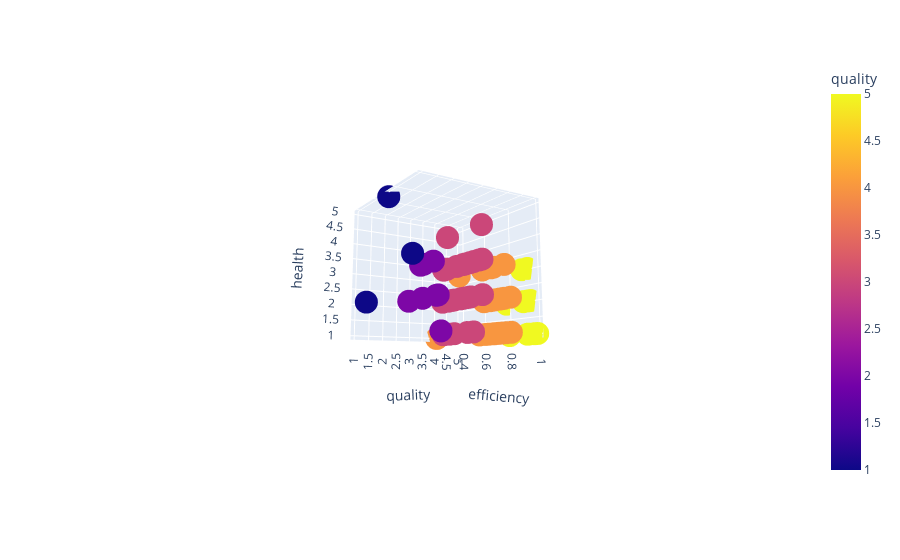

Notebook source saved alongside this figure:
### Code cell
import plotly.express as px
#election = px.data.election()
fig = px.scatter_3d(df_express, z="health", y="quality", x="efficiency",
                  color="quality",)
fig.show()

### Figure 1 — Plotly figure (JSON) as saved in the notebook; plotly's stock layout.template omitted (floating-point values rounded to 4 significant figures)
{"data": [{"hoverlabel": {"namelength": 0}, "hovertemplate": "efficiency=%{x}<br>quality=%{marker.color}<br>health=%{z}", "legendgroup": "", "marker": {"color": [4, 4, 4, 2, 4, 5, 3, 3, 4, 3, 4, 2, 4, 3, 3, 3, 4, 3, 3, 4, 3, 3, 4, 5, 5, 4, 3, 4, 2, 4, 4, 5, 4, 5, 4, 4, 4, 1, 3, 3, 4, 4, 4, 3, 4, 3, 4, 4, 5, 3, 4, 2, 4, 4, 5, 2, 5, 3, 5, 3, 3, 2, 4, 4, 4, 4, 4, 3, 3, 3, 4, 5, 5, 4, 4, 3, 5, 3, 3, 2, 2, 4, 4, 3, 3, 4, 1, 1, 4, 3, 3, 4, 4, 3, 5, 4, 3, 3, 3, 4], "coloraxis": "coloraxis", "symbol": "circle"}, "mode": "markers", "name": "", "scene": "scene", "showlegend": false, "type": "scatter3d", "x": [0.606, 0.8889, 0.9573, 0.8929, 1, 0.8081, 0.7273, 0.7861, 0.9218, 0.8889, 0.8421, 0.7436, 0.9565, 0.7322, 0.7387, 0.8462, 0.896, 1, 1, 0.8644, 0.9397, 0.786, 0.3919, 0.938, 0.9791, 0.7718, 0.7027, 0.875, 0.7692, 1, 1, 0.9899, 0.8692, 0.9143, 0.938, 0.9688, 0.8099, 0.9412, 0.8358, 0.8571, 0.8824, 0.8783, 1, 0.9032, 0.9082, 0.9109, 0.8889, 1, 0.7899, 0.9333, 0.9298, 0.6364, 1, 0.8571, 0.9055, 0.9148, 1, 0.6897, 0.9412, 0.875, 1, 0.8793, 0.8889, 0.813, 0.8205, 0.9289, 0.8889, 0.6986, 0.8889, 0.98, 0.8615, 0.9107, 0.9444, 0.9615, 1, 1, 0.9597, 0.8087, 0.9151, 0.8529, 0.7629, 0.9159, 0.8, 0.8362, 0.748, 0.875, 0.5, 0.7143, 0.9451, 0.6942, 0.7696, 1, 1, 1, 0.9339, 0.875, 1, 1, 0.86, 0.9008], "y": [4, 4, 4, 2, 4, 5, 3, 3, 4, 3, 4, 2, 4, 3, 3, 3, 4, 3, 3, 4, 3, 3, 4, 5, 5, 4, 3, 4, 2, 4, 4, 5, 4, 5, 4, 4, 4, 1, 3, 3, 4, 4, 4, 3, 4, 3, 4, 4, 5, 3, 4, 2, 4, 4, 5, 2, 5, 3, 5, 3, 3, 2, 4, 4, 4, 4, 4, 3, 3, 3, 4, 5, 5, 4, 4, 3, 5, 3, 3, 2, 2, 4, 4, 3, 3, 4, 1, 1, 4, 3, 3, 4, 4, 3, 5, 4, 3, 3, 3, 4], "z": [3, 2, 2, 2, 1, 1, 3, 1, 2, 2, 1, 3, 2, 4, 2, 2, 2, 3, 4, 3, 3, 2, 1, 1, 1, 1, 1, 3, 3, 1, 2, 1, 2, 2, 1, 1, 2, 3, 2, 2, 3, 1, 2, 2, 1, 3, 2, 2, 2, 1, 2, 2, 2, 2, 3, 1, 1, 2, 2, 3, 3, 2, 1, 1, 1, 2, 2, 3, 1, 3, 2, 2, 3, 3, 2, 4, 2, 3, 2, 3, 2, 1, 3, 2, 1, 3, 2, 5, 2, 1, 2, 1, 2, 2, 1, 3, 3, 2, 3, 1]}], "layout": {"autosize": true, "coloraxis": {"colorbar": {"title": {"text": "quality"}}, "colorscale": [[0, "#0d0887"], [0.1111, "#46039f"], [0.2222, "#7201a8"], [0.3333, "#9c179e"], [0.4444, "#bd3786"], [0.5556, "#d8576b"], [0.6667, "#ed7953"], [0.7778, "#fb9f3a"], [0.8889, "#fdca26"], [1, "#f0f921"]]}, "legend": {"tracegroupgap": 0}, "margin": {"t": 60}, "scene": {"aspectmode": "auto", "aspectratio": {"x": 1, "y": 1, "z": 1}, "camera": {"center": {"x": 5.798e-05, "y": -5.606e-05, "z": 2.794e-22}, "eye": {"x": 3.084, "y": -1.971, "z": -0.6856}, "projection": {"type": "perspective"}, "up": {"x": 0.03241, "y": 0.02287, "z": 0.9992}}, "domain": {"x": [0, 1], "y": [0, 1]}, "xaxis": {"title": {"text": "efficiency"}, "type": "linear"}, "yaxis": {"title": {"text": "quality"}, "type": "linear"}, "zaxis": {"title": {"text": "health"}, "type": "linear"}}}}
